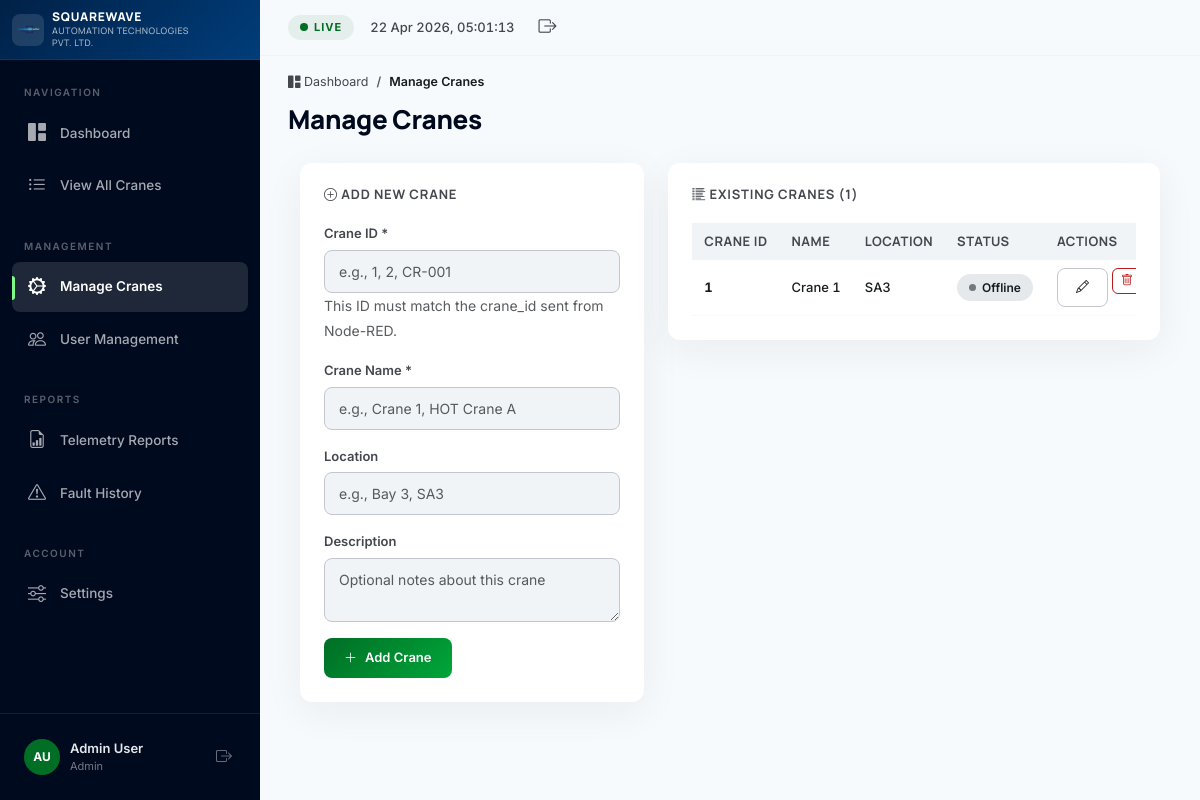
Screenshot of /manage_cranes.php (signed in) with the database file from the repository.
### tables this page shows
CREATE TABLE IF NOT EXISTS users (
    id INT AUTO_INCREMENT PRIMARY KEY,
    username VARCHAR(50) NOT NULL UNIQUE,
    email VARCHAR(100) DEFAULT NULL UNIQUE,
    password_hash VARCHAR(255) NOT NULL,
    display_name VARCHAR(100) DEFAULT 'New User',
    role ENUM('developer','admin','user') DEFAULT 'user',
    created_at DATETIME DEFAULT CURRENT_TIMESTAMP,
    updated_at DATETIME DEFAULT CURRENT_TIMESTAMP ON UPDATE CURRENT_TIMESTAMP
);

CREATE TABLE IF NOT EXISTS cranes (
    id INT AUTO_INCREMENT PRIMARY KEY,
    crane_id VARCHAR(50) NOT NULL UNIQUE,
    name VARCHAR(100) NOT NULL,
    location VARCHAR(200) DEFAULT '',
    description TEXT DEFAULT NULL,
    status ENUM('online','offline','maintenance') DEFAULT 'offline',
    last_data_at DATETIME DEFAULT NULL,
    created_at DATETIME DEFAULT CURRENT_TIMESTAMP,
    updated_at DATETIME DEFAULT CURRENT_TIMESTAMP ON UPDATE CURRENT_TIMESTAMP
);

### includes/auth.php (called while the page is built, shortened)
<?php
function isLoggedIn() {
    return isset($_SESSION['user_id']) && !empty($_SESSION['user_id']);
}
function requireRole($roles) {
    $user = getCurrentUser();
}
function getCurrentUser() {
    static $user = null;
    if ($user !== null) return $user;
    try {
        $pdo = getDbConnection();
        $stmt = $pdo->prepare("SELECT id, username, email, display_name, role FROM users WHERE id = :id");
        $stmt->execute([':id' => $_SESSION['user_id']]);
        $user = $stmt->fetch();
        return $user;
    } catch (PDOException $e) {
        return null;
    }
}
?>

### manage_cranes.php (the view, shortened to what this page needs)
<?php
require_once 'includes/auth.php';
requireRole(['developer', 'admin']);
$pdo = getDbConnection();
$cranes = $pdo->query("SELECT c.*, (SELECT MAX(cd.Timestamp) FROM crane_data cd WHERE cd.crane_id = c.crane_id) as last_data_at FROM cranes c ORDER BY c.crane_id ASC")->fetchAll();
require_once 'includes/header.php';
require_once 'includes/sidebar.php';
?>
<nav aria-label="breadcrumb" class="page-breadcrumb">
    <ol class="breadcrumb">
        <li class="breadcrumb-item"><a href="dashboard.php"><i class="bi bi-grid-1x2-fill"></i> Dashboard</a></li>
        <li class="breadcrumb-item active">Manage Cranes</li>
    </ol>
</nav>
<div class="page-header">
    <h1 class="page-title">Manage Cranes</h1>
</div>
<div class="row g-4 mb-4">
    <div class="col-lg-5">
        <div class="data-card">
            <h3 class="card-title text-uppercase"><i class="bi bi-plus-circle"></i> Add New Crane</h3>
            <form method="POST" id="form-add-crane">
                <div class="mb-3">
                    <label class="settings-label" for="add-crane-id">Crane ID *</label>
                    <input type="text" class="form-control form-input-custom" id="add-crane-id" name="crane_id"
                           placeholder="e.g., 1, 2, CR-001" required>
                    <small class="form-text text-muted">This ID must match the crane_id sent from Node-RED.</small>
                </div>
                <div class="mb-3">
                    <label class="settings-label" for="add-crane-name">Crane Name *</label>
                    <input type="text" class="form-control form-input-custom" id="add-crane-name" name="name"
                           placeholder="e.g., Crane 1, HOT Crane A" required>
                </div>
                <div class="mb-3">
                    <label class="settings-label" for="add-crane-location">Location</label>
                    <input type="text" class="form-control form-input-custom" id="add-crane-location" name="location"
                           placeholder="e.g., Bay 3, SA3">
                </div>
                <div class="mb-3">
                    <label class="settings-label" for="add-crane-desc">Description</label>
                    <textarea class="form-control form-input-custom" id="add-crane-desc" name="description" rows="2"
                              placeholder="Optional notes about this crane"></textarea>
                </div>
                <button type="submit" class="btn btn-success-gradient" id="btn-add-crane">
                    <i class="bi bi-plus-lg"></i> Add Crane
                </button>
            </form>
        </div>
    </div>
    <div class="col-lg-7">
        <div class="data-card">
            <h3 class="card-title text-uppercase"><i class="bi bi-list-columns-reverse"></i> Existing Cranes (<?php echo count($cranes); ?>)</h3>
            <?php if (empty($cranes)): ?>
            <p class="text-muted text-center" style="padding:30px;">No cranes configured yet.</p>
            <?php else: ?>
            <div class="table-responsive">
                <table class="table table-custom" id="cranes-table">
                    <thead>
                        <tr>
                            <th>Crane ID</th>
                            <th>Name</th>
                            <th>Location</th>
                            <th>Status</th>
                            <th style="width:120px;">Actions</th>
                        </tr>
                    </thead>
                    <tbody>
                        <?php foreach ($cranes as $crane):
                            $lastData = $crane['last_data_at'] ? strtotime($crane['last_data_at']) : 0;
                            $isOnline = (time() - $lastData) < 50;
                        ?>
                        <tr>
                            <td><strong><?php echo htmlspecialchars($crane['crane_id']); ?></strong></td>
                            <td><?php echo htmlspecialchars($crane['name']); ?></td>
                            <td><?php echo htmlspecialchars($crane['location'] ?: '—'); ?></td>
                            <td>
                                <span class="status-chip <?php echo $isOnline ? 'status-online' : 'status-idle-chip'; ?>">
                                    <span class="status-dot"></span> <?php echo $isOnline ? 'Online' : 'Offline'; ?>
                                </span>
                            </td>
                            <td>
                                <div class="d-flex gap-1">
                                    <button class="btn btn-sm btn-outline-action" onclick="editCrane(<?php echo htmlspecialchars(json_encode($crane)); ?>)" title="Edit">
                                        <i class="bi bi-pencil"></i>
                                    </button>
                                    <form method="POST" style="display:inline;" onsubmit="return confirm('Delete this crane? Data will NOT be deleted.');">
                                        <button type="submit" class="btn btn-sm btn-danger-outline" title="Delete">
                                            <i class="bi bi-trash"></i>
                                        </button>
                                    </form>
                                </div>
                            </td>
                        </tr>
                        <?php endforeach; ?>
                    </tbody>
                </table>
            </div>
            <?php endif; ?>
        </div>
    </div>
</div>
<?php require_once 'includes/footer.php'; ?>

### includes/sidebar.php (shortened to what this page needs)
<aside class="sidebar" id="sidebar">
    <div class="sidebar-logo">
        <div class="logo-img-wrap">
            <img src="assets/logo.png" alt="SquareWave Logo" class="sidebar-logo-img">
        </div>
        <div class="logo-text">
            <span class="logo-brand">SQUAREWAVE</span>
            <span class="logo-sub">AUTOMATION TECHNOLOGIES PVT. LTD.</span>
        </div>
    </div>
    <nav class="sidebar-nav">
        <div class="nav-section-label">Navigation</div>
        <ul class="nav flex-column">
            <li class="nav-item">
                <a class="nav-link <?php echo basename($_SERVER['PHP_SELF']) === 'dashboard.php' ? 'active' : ''; ?>" href="dashboard.php" id="nav-dashboard">
                    <i class="bi bi-grid-1x2-fill"></i>
                    <span>Dashboard</span>
                </a>
            </li>
            <li class="nav-item">
                <a class="nav-link <?php echo basename($_SERVER['PHP_SELF']) === 'cranes.php' ? 'active' : ''; ?>" href="cranes.php" id="nav-cranes">
                    <i class="bi bi-list-ul"></i>
                    <span>View All Cranes</span>
                </a>
            </li>
        </ul>
        <?php $__sidebarUser = getCurrentUser(); ?>
        <?php if ($__sidebarUser && in_array($__sidebarUser['role'], ['developer', 'admin'])): ?>
        <div class="nav-section-label" style="margin-top:16px;">Management</div>
        <ul class="nav flex-column">
            <li class="nav-item">
                <a class="nav-link <?php echo basename($_SERVER['PHP_SELF']) === 'manage_cranes.php' ? 'active' : ''; ?>" href="manage_cranes.php" id="nav-manage">
                    <i class="bi bi-gear-wide-connected"></i>
                    <span>Manage Cranes</span>
                </a>
            </li>
            <li class="nav-item">
                <a class="nav-link <?php echo basename($_SERVER['PHP_SELF']) === 'admin_users.php' ? 'active' : ''; ?>" href="admin_users.php" id="nav-admin-users">
                    <i class="bi bi-people"></i>
                    <span>User Management</span>
                </a>
            </li>
        </ul>
        <?php endif; ?>
        <div class="nav-section-label" style="margin-top:16px;">Reports</div>
        <ul class="nav flex-column">
            <li class="nav-item">
                <a class="nav-link <?php echo basename($_SERVER['PHP_SELF']) === 'reports.php' ? 'active' : ''; ?>" href="reports.php" id="nav-reports">
                    <i class="bi bi-file-earmark-bar-graph"></i>
                    <span>Telemetry Reports</span>
                </a>
            </li>
            <li class="nav-item">
                <a class="nav-link <?php echo basename($_SERVER['PHP_SELF']) === 'fault_reports.php' ? 'active' : ''; ?>" href="fault_reports.php" id="nav-fault-reports">
                    <i class="bi bi-exclamation-triangle"></i>
                    <span>Fault History</span>
                </a>
            </li>
        </ul>
        <div class="nav-section-label" style="margin-top:16px;">Account</div>
        <ul class="nav flex-column">
            <li class="nav-item">
                <a class="nav-link <?php echo basename($_SERVER['PHP_SELF']) === 'settings.php' ? 'active' : ''; ?>" href="settings.php" id="nav-settings">
                    <i class="bi bi-sliders"></i>
                    <span>Settings</span>
                </a>
            </li>
        </ul>
    </nav>
    <div class="sidebar-footer">
        <?php $currentUser = getCurrentUser(); ?>
        <div class="sidebar-user">
            <div class="user-avatar">
                <span><?php echo $currentUser ? strtoupper(substr($currentUser['display_name'],0,1) . substr($currentUser['display_name'], strpos($currentUser['display_name'],' ')+1, 1)) : 'AU'; ?></span>
            </div>
            <div class="user-info">
                <span class="user-name"><?php echo htmlspecialchars($currentUser['display_name'] ?? 'Admin User'); ?></span>
                <span class="user-role"><?php echo ucfirst($currentUser['role'] ?? 'user'); ?></span>
            </div>
            <a href="logout.php" class="sidebar-logout-btn" title="Logout" id="btn-logout">
                <i class="bi bi-box-arrow-right"></i>
            </a>
        </div>
    </div>
</aside>
<main class="main-content" id="main-content">
    <div class="topbar">
        <div class="topbar-right">
            <div class="live-indicator" id="live-indicator">
                <span class="live-dot"></span>
                <span class="live-text">LIVE</span>
            </div>
            <span class="topbar-time" id="topbar-time"></span>
            <a href="logout.php" class="topbar-logout" title="Logout">
                <i class="bi bi-box-arrow-right"></i>
            </a>
        </div>
    </div>

### rows the page displays
users: display_name "AU", display_name "Admin User", role "Admin"
cranes: crane "1", name "Crane 1", location "SA3"

### other values shown
count($cranes) "1"
